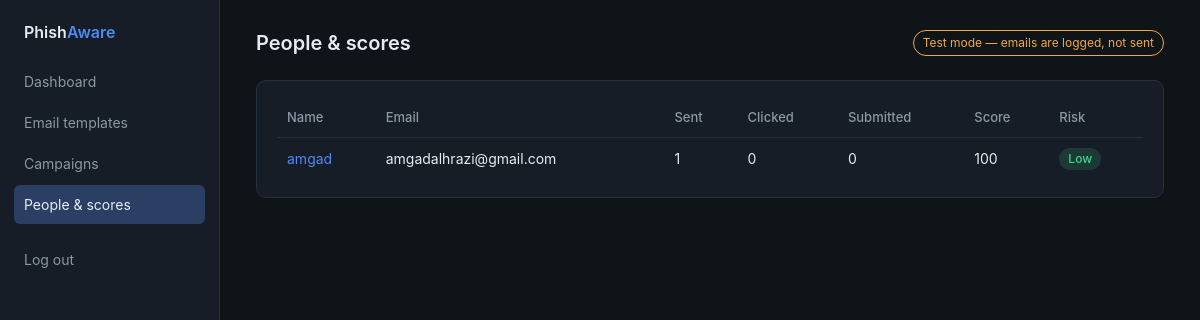
Before: /users (signed in) with the older database file.
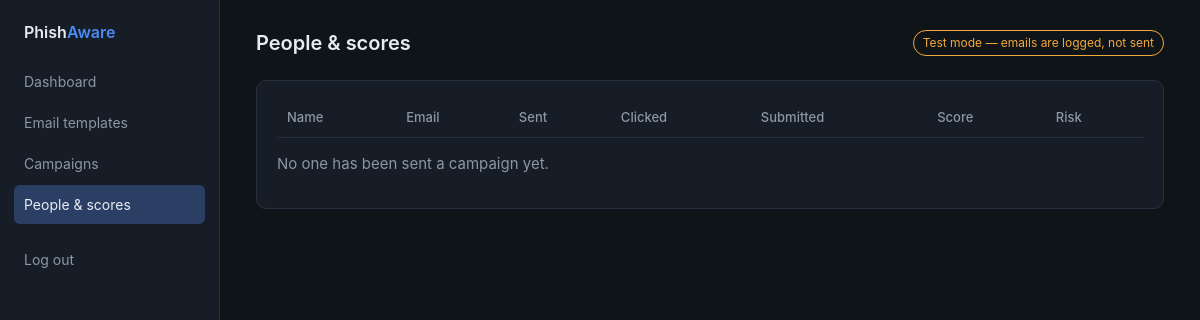
After: the same page with the newer database file.
### tables this page shows
CREATE TABLE targets (
            id INTEGER PRIMARY KEY AUTOINCREMENT,
            campaign_id INTEGER NOT NULL,
            name TEXT,
            email TEXT NOT NULL,
            token TEXT UNIQUE NOT NULL,
            sent_at TEXT,
            clicked_at TEXT,
            submitted_at TEXT,
            ip_address TEXT,
            user_agent TEXT,
            FOREIGN KEY (campaign_id) REFERENCES campaigns(id)
        );

### app.py (the view)
@app.route("/users")
def list_users():
    return render_template("users_list.html", title="People & scores", active="users", users=user_stats())

### app.py (called while the page is built)
@app.before_request
def require_login():
    if request.endpoint in PUBLIC_ENDPOINTS or request.endpoint is None:
        return None
    if not session.get("admin"):
        return redirect(url_for("login"))
    return None

@app.context_processor
def inject_globals():
    return {"test_mode": config.TEST_MODE, "smtp_host": config.SMTP_HOST or "-"}

### database.py (called while the page is built)
def get_db():
    if "db" not in g:
        g.db = sqlite3.connect(config.DB_PATH)
        g.db.row_factory = sqlite3.Row
        g.db.execute("PRAGMA foreign_keys = ON")
    return g.db

### scoring.py (called while the page is built)
def compute_score(sent, clicked, submitted):
    if sent == 0:
        return 100
    click_rate = clicked / sent
    submit_rate = submitted / sent
    score = 100 - (click_rate * 60) - (submit_rate * 40)
    return max(0, min(100, round(score)))

def risk_level(score):
    if score >= 80:
        return config.RISK_LOW
    if score >= 50:
        return config.RISK_MED
    return config.RISK_HIGH

### templates/users_list.html
{% extends "base.html" %}
{% block content %}
<div class="card">
  <table>
    <tr><th>Name</th><th>Email</th><th>Sent</th><th>Clicked</th><th>Submitted</th><th>Score</th><th>Risk</th></tr>
    {% for u in users %}
    <tr>
      <td><a href="{{ url_for('view_user', email=u.email) }}">{{ u.name or '—' }}</a></td>
      <td>{{ u.email }}</td>
      <td>{{ u.sent }}</td>
      <td>{{ u.clicked }}</td>
      <td>{{ u.submitted }}</td>
      <td>{{ u.score }}</td>
      <td><span class="pill {{ u.risk }}">{{ u.risk }}</span></td>
    </tr>
    {% endfor %}
  </table>
  {% if not users %}<p class="muted">No one has been sent a campaign yet.</p>{% endif %}
</div>
{% endblock %}

Changed rows visible on the page:
no longer on this page (row edited): targets: name "amgad", email "amgadalhrazi@gmail.com", sent "1", clicked "0", submitted "0", score "100", risk "Low"
Other visible differences:
text now shown: "No one has been sent a campaign yet."
